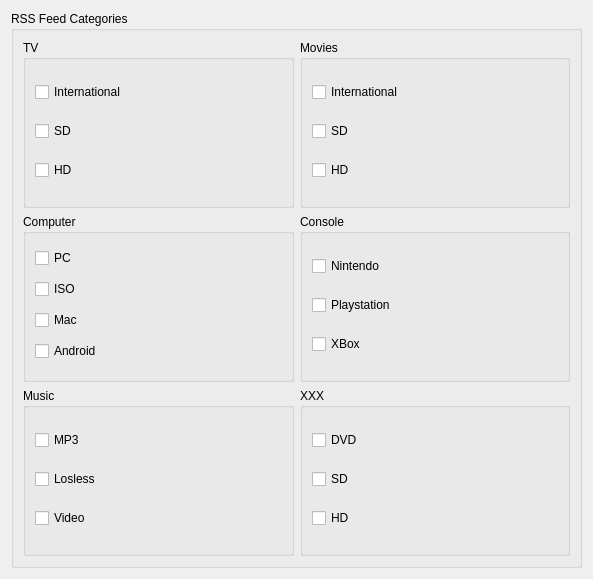
<?xml version="1.0" encoding="UTF-8"?>
<ui version="4.0">
 <class>Settings</class>
 <widget class="QWidget" name="Settings">
  <property name="geometry">
   <rect>
    <x>0</x>
    <y>0</y>
    <width>593</width>
    <height>579</height>
   </rect>
  </property>
  <property name="windowTitle">
   <string>RSS</string>
  </property>
  <layout class="QGridLayout" name="gridLayout_2">
   <item row="0" column="0">
    <widget class="QGroupBox" name="groupBox">
     <property name="title">
      <string>RSS Feed Categories</string>
     </property>
     <layout class="QGridLayout" name="gridLayout_8">
      <item row="1" column="0">
       <layout class="QGridLayout" name="gridLayout_7">
        <item row="0" column="1">
         <widget class="QGroupBox" name="groupBox_3">
          <property name="title">
           <string>Movies</string>
          </property>
          <layout class="QVBoxLayout" name="verticalLayout_2">
           <item>
            <widget class="QCheckBox" name="chkMoviesForeign">
             <property name="text">
              <string>International</string>
             </property>
            </widget>
           </item>
           <item>
            <widget class="QCheckBox" name="chkMoviesSD">
             <property name="text">
              <string>SD</string>
             </property>
            </widget>
           </item>
           <item>
            <widget class="QCheckBox" name="chkMoviesHD">
             <property name="text">
              <string>HD</string>
             </property>
            </widget>
           </item>
          </layout>
         </widget>
        </item>
        <item row="0" column="0">
         <widget class="QGroupBox" name="groupBox_2">
          <property name="title">
           <string>TV</string>
          </property>
          <layout class="QVBoxLayout" name="verticalLayout">
           <item>
            <widget class="QCheckBox" name="chkTVForeign">
             <property name="text">
              <string>International</string>
             </property>
            </widget>
           </item>
           <item>
            <widget class="QCheckBox" name="chkTVSD">
             <property name="text">
              <string>SD</string>
             </property>
            </widget>
           </item>
           <item>
            <widget class="QCheckBox" name="chkTVHD">
             <property name="text">
              <string>HD</string>
             </property>
            </widget>
           </item>
          </layout>
         </widget>
        </item>
        <item row="1" column="0">
         <widget class="QGroupBox" name="groupBox_4">
          <property name="title">
           <string>Computer</string>
          </property>
          <layout class="QVBoxLayout" name="verticalLayout_3">
           <item>
            <widget class="QCheckBox" name="chkComputerPC">
             <property name="text">
              <string>PC</string>
             </property>
            </widget>
           </item>
           <item>
            <widget class="QCheckBox" name="chkComputerISO">
             <property name="text">
              <string>ISO</string>
             </property>
            </widget>
           </item>
           <item>
            <widget class="QCheckBox" name="chkComputerMac">
             <property name="text">
              <string>Mac</string>
             </property>
            </widget>
           </item>
           <item>
            <widget class="QCheckBox" name="chkComputerAndroid">
             <property name="text">
              <string>Android</string>
             </property>
            </widget>
           </item>
          </layout>
         </widget>
        </item>
        <item row="2" column="0">
         <widget class="QGroupBox" name="groupBox_6">
          <property name="title">
           <string>Music</string>
          </property>
          <layout class="QVBoxLayout" name="verticalLayout_5">
           <item>
            <widget class="QCheckBox" name="chkMusicMP3">
             <property name="text">
              <string>MP3</string>
             </property>
            </widget>
           </item>
           <item>
            <widget class="QCheckBox" name="chkMusicLosless">
             <property name="text">
              <string>Losless</string>
             </property>
            </widget>
           </item>
           <item>
            <widget class="QCheckBox" name="chkMusicVideo">
             <property name="text">
              <string>Video</string>
             </property>
            </widget>
           </item>
          </layout>
         </widget>
        </item>
        <item row="2" column="1">
         <widget class="QGroupBox" name="groupBox_7">
          <property name="title">
           <string>XXX</string>
          </property>
          <layout class="QVBoxLayout" name="verticalLayout_6">
           <item>
            <widget class="QCheckBox" name="chkXXXDVD">
             <property name="text">
              <string>DVD</string>
             </property>
            </widget>
           </item>
           <item>
            <widget class="QCheckBox" name="chkXXXSD">
             <property name="text">
              <string>SD</string>
             </property>
            </widget>
           </item>
           <item>
            <widget class="QCheckBox" name="chkXXXHD">
             <property name="text">
              <string>HD</string>
             </property>
            </widget>
           </item>
          </layout>
         </widget>
        </item>
        <item row="1" column="1">
         <widget class="QGroupBox" name="groupBox_5">
          <property name="title">
           <string>Console</string>
          </property>
          <layout class="QVBoxLayout" name="verticalLayout_4">
           <item>
            <widget class="QCheckBox" name="chkConsoleNintendo">
             <property name="text">
              <string>Nintendo</string>
             </property>
            </widget>
           </item>
           <item>
            <widget class="QCheckBox" name="chkConsolePlaystation">
             <property name="text">
              <string>Playstation</string>
             </property>
            </widget>
           </item>
           <item>
            <widget class="QCheckBox" name="chkConsoleXbox">
             <property name="text">
              <string>XBox</string>
             </property>
            </widget>
           </item>
          </layout>
         </widget>
        </item>
       </layout>
      </item>
     </layout>
    </widget>
   </item>
  </layout>
 </widget>
 <tabstops>
  <tabstop>chkTVForeign</tabstop>
  <tabstop>chkTVSD</tabstop>
  <tabstop>chkTVHD</tabstop>
  <tabstop>chkMoviesForeign</tabstop>
  <tabstop>chkMoviesSD</tabstop>
  <tabstop>chkMoviesHD</tabstop>
  <tabstop>chkComputerPC</tabstop>
  <tabstop>chkComputerISO</tabstop>
  <tabstop>chkComputerMac</tabstop>
  <tabstop>chkComputerAndroid</tabstop>
  <tabstop>chkConsoleNintendo</tabstop>
  <tabstop>chkConsoleXbox</tabstop>
  <tabstop>chkMusicMP3</tabstop>
  <tabstop>chkMusicLosless</tabstop>
  <tabstop>chkMusicVideo</tabstop>
  <tabstop>chkXXXDVD</tabstop>
  <tabstop>chkXXXSD</tabstop>
  <tabstop>chkXXXHD</tabstop>
 </tabstops>
 <resources/>
 <connections/>
</ui>
